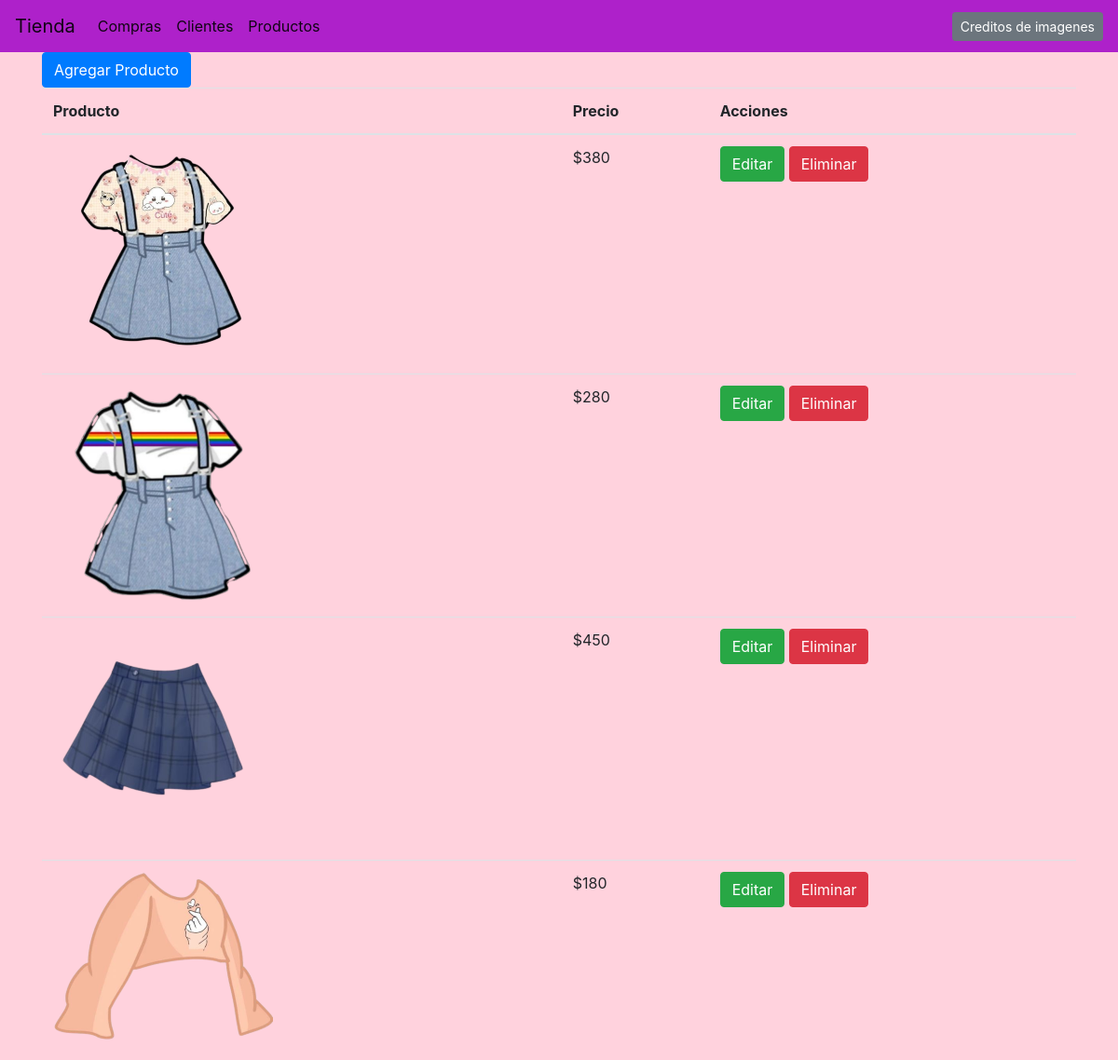
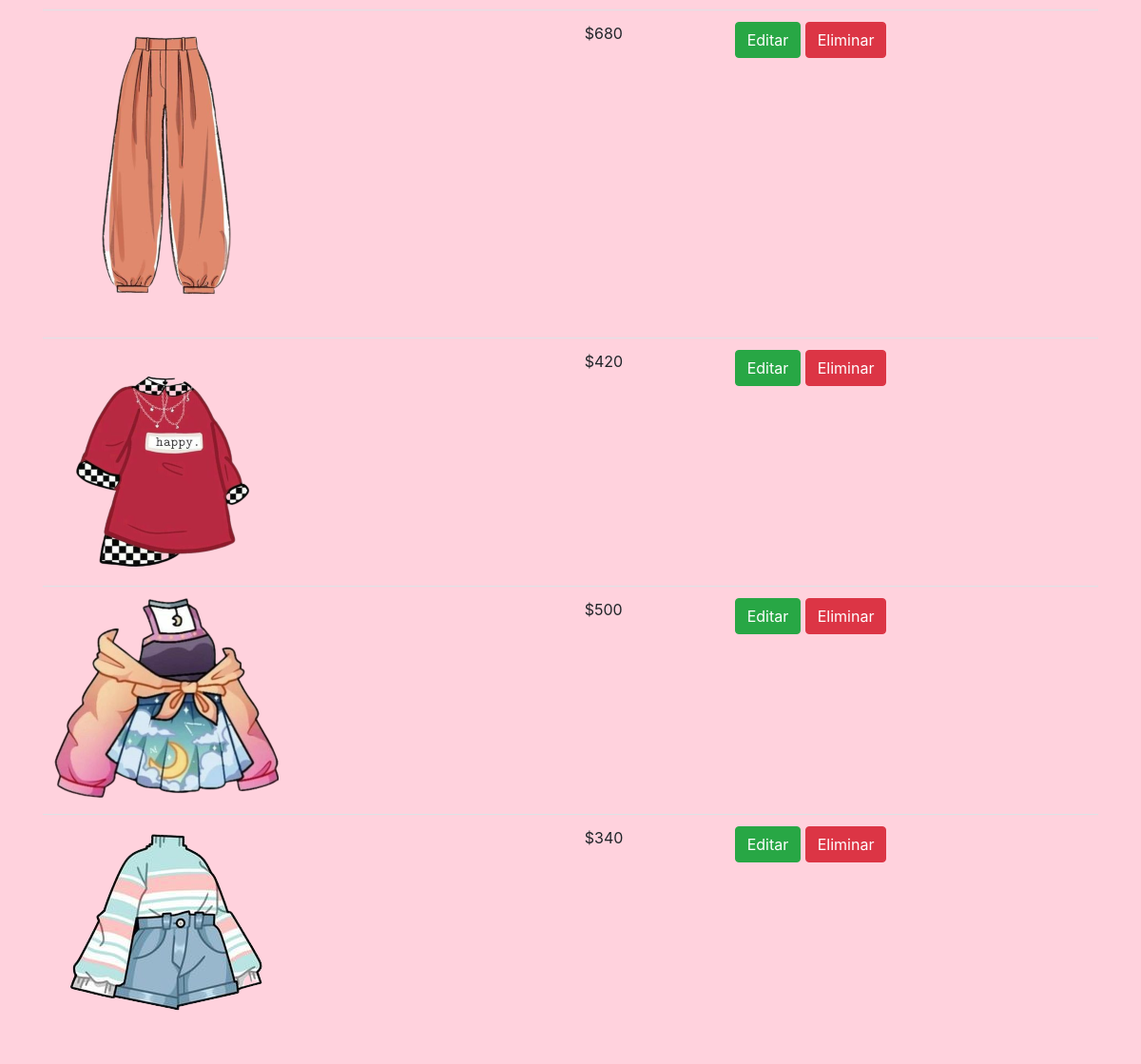
The page /producto/ on the database its author committed (2 pictures, top to bottom).
### tienda/models.py (models this page shows, shortened)
class Producto(models.Model):
    nombre = models.CharField(max_length=15)
    precio = models.IntegerField(null=True)
    imagen = models.ImageField(upload_to='images/', null=True)

### tienda/views.py (the view)
# urls.py: path('producto/', views.producto_index, name='producto'),
def producto_index(request):
    p = Producto.objects.all()
    context = {
        'producto': p
    }
    return render(request, 'producto_index.html', context)

### tienda/templates/producto_index.html (shortened to what this page needs)
{% extends "base.html" %}
{% block contenido %}
    <table class="table table-hover">
        <thead>
            <a href="{% url 'tienda:producto-add' %}" class="btn btn-primary">Agregar Producto</a>
            <tr>
                <th>Producto</th>
                <th>Precio</th>
                <th>Acciones</th>
            </tr>
        </thead>
        <tbody>
            {% for p in producto %}
                <tr>
                    <td><img src="{{ p.imagen.url }}" ></td>
                    <td>${{p.precio}}</td>
                    <td>
                        <a href="{% url 'tienda:updatep' p.id %}" class="btn btn-success"> Editar</a>
                        <a href="{% url 'tienda:deletep' p.id %}" class="btn btn-danger"> Eliminar</a>
                    </td>
                </tr>
            {% endfor %}
        </tbody>
    </table>
{% endblock %}

### tienda/templates/base.html (shortened to what this page needs)
<!DOCTYPE html>
<html lang="en">
<head>
    <link rel="stylesheet" href="https://cdn.jsdelivr.net/npm/bootstrap@4.3.1/dist/css/bootstrap.min.css">
</head>
<body style="background-color: #ffd2dd;">
    <nav class="navbar navbar-expand-lg navbar-light" style="background-color: #ae21ca;">
        <a class="navbar-brand" href="{% url 'tienda:index' %}">Tienda</a>
        <div class="collapse navbar-collapse" id="navbarText">
          <ul class="navbar-nav mr-auto">
            <li class="nav-item active">
              <a class="nav-link" href="{% url 'tienda:compra' %}">Compras <span class="sr-only">(current)</span></a>
            </li>
            <li class="nav-item active">
                <a class="nav-link" href="{% url 'tienda:cliente' %}">Clientes <span class="sr-only">(current)</span></a>
            </li>
            <li class="nav-item active">
              <a class="nav-link" href="{% url 'tienda:producto' %}">Productos</a>
            </li>
          </ul>
          <ul class="form-inline my-2 my-lg-0">
            <a href="{% url 'tienda:creditos-imagenes' %}" class="btn btn-sm btn-secondary" role="button">Creditos de imagenes</a>
          </ul>
        </div>
      </nav>
    <div class="container">
        {% block contenido %}{% endblock %}
    </div>
</body>
</html>

### rows shown on the page
Producto: imagen (picture), precio "380"
Producto: imagen (picture), precio "280"
Producto: imagen (picture), precio "450"
Producto: imagen (picture), precio "180"
Producto: imagen (picture), precio "680"
Producto: imagen (picture), precio "420"
Producto: imagen (picture), precio "500"
Producto: imagen (picture), precio "340"
